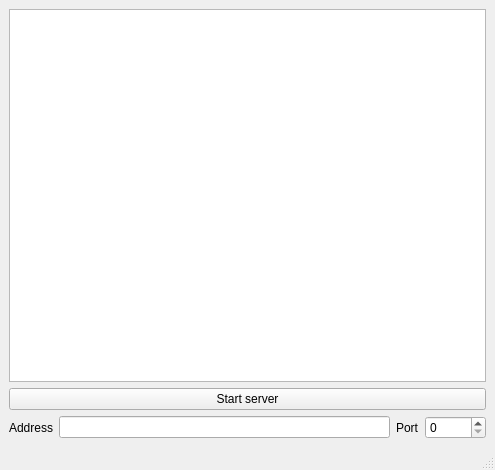
<?xml version="1.0" encoding="UTF-8"?>
<ui version="4.0">
 <class>MainWindow</class>
 <widget class="QMainWindow" name="MainWindow">
  <property name="geometry">
   <rect>
    <x>0</x>
    <y>0</y>
    <width>495</width>
    <height>470</height>
   </rect>
  </property>
  <property name="windowTitle">
   <string>MainWindow</string>
  </property>
  <widget class="QWidget" name="centralwidget">
   <layout class="QGridLayout" name="gridLayout">
    <item row="2" column="2">
     <widget class="QLabel" name="label">
      <property name="text">
       <string>Port</string>
      </property>
     </widget>
    </item>
    <item row="2" column="3">
     <widget class="QSpinBox" name="spinBox">
      <property name="maximum">
       <number>65535</number>
      </property>
     </widget>
    </item>
    <item row="2" column="1">
     <widget class="QLineEdit" name="lineEdit"/>
    </item>
    <item row="2" column="0">
     <widget class="QLabel" name="label_2">
      <property name="text">
       <string>Address</string>
      </property>
     </widget>
    </item>
    <item row="0" column="0" colspan="4">
     <widget class="QTextBrowser" name="textBrowser"/>
    </item>
    <item row="1" column="0" colspan="4">
     <widget class="QPushButton" name="pushButton">
      <property name="text">
       <string>Start server</string>
      </property>
     </widget>
    </item>
   </layout>
  </widget>
  <widget class="QMenuBar" name="menubar">
   <property name="geometry">
    <rect>
     <x>0</x>
     <y>0</y>
     <width>495</width>
     <height>26</height>
    </rect>
   </property>
  </widget>
  <widget class="QStatusBar" name="statusbar"/>
 </widget>
 <resources/>
 <connections/>
</ui>
